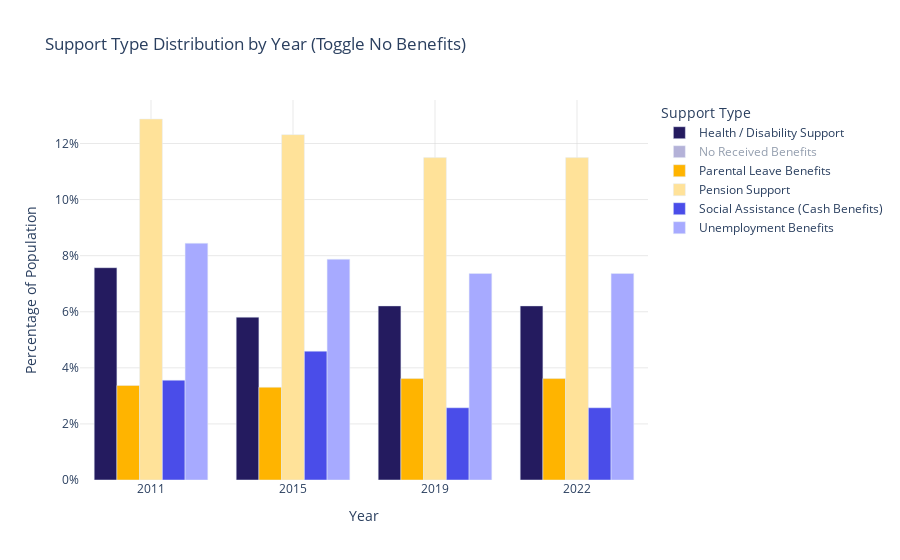

The cell this chart's notebook holds for it:
### Code cell
import plotly.graph_objects as go

# Colors for support types
support_types = df_support_ratio['SupportType'].unique()
color_map = dict(zip(support_types, expanded_colors[:len(support_types)]))

# Initialize figure
fig = go.Figure()

fig.update_xaxes(showgrid=True, gridcolor='lightgrey', gridwidth=0.5)
fig.update_yaxes(showgrid=True, gridcolor='lightgrey', gridwidth=0.5)

for support_type in support_types:
    df_subset = df_support_ratio[df_support_ratio['SupportType'] == support_type]
    
    fig.add_trace(go.Bar(
        x=df_subset['Year'],
        y=df_subset['SupportRatio'],
        name=support_type,
        marker_color=color_map[support_type],
        visible=True if support_type != 'No Received Benefits' else 'legendonly'  # Hide initially
    ))

# Layout tweaks
fig.update_layout(
    barmode='group',
    title='Support Type Distribution by Year (Toggle No Benefits)',
    yaxis_title='Percentage of Population',
    xaxis_title='Year',
    legend_title='Support Type',
    yaxis_tickformat='.0%',
    plot_bgcolor='rgba(0,0,0,0)'
)

fig.show()

### Figure 1 — Plotly figure (JSON) as saved in the notebook; plotly's stock layout.template omitted (floating-point values rounded to 4 significant figures)
{"data": [{"marker": {"color": "#241B5F"}, "name": "Health / Disability Support", "type": "bar", "visible": true, "x": ["2011", "2015", "2019", "2022"], "y": [0.07571, 0.05808, 0.06209, 0.06209]}, {"marker": {"color": "#6A66B2"}, "name": "No Received Benefits", "type": "bar", "visible": "legendonly", "x": ["2011", "2015", "2019", "2022"], "y": [0.6418, 0.661, 0.6873, 0.6873]}, {"marker": {"color": "#FFB400"}, "name": "Parental Leave Benefits", "type": "bar", "visible": true, "x": ["2011", "2015", "2019", "2022"], "y": [0.03371, 0.03308, 0.03617, 0.03617]}, {"marker": {"color": "#FFE299"}, "name": "Pension Support", "type": "bar", "visible": true, "x": ["2011", "2015", "2019", "2022"], "y": [0.1287, 0.1232, 0.115, 0.115]}, {"marker": {"color": "#4A4DE9"}, "name": "Social Assistance (Cash Benefits)", "type": "bar", "visible": true, "x": ["2011", "2015", "2019", "2022"], "y": [0.0356, 0.04596, 0.02576, 0.02576]}, {"marker": {"color": "#A7AAFF"}, "name": "Unemployment Benefits", "type": "bar", "visible": true, "x": ["2011", "2015", "2019", "2022"], "y": [0.08444, 0.07874, 0.07366, 0.07366]}], "layout": {"barmode": "group", "legend": {"title": {"text": "Support Type"}}, "plot_bgcolor": "rgba(0,0,0,0)", "title": {"text": "Support Type Distribution by Year (Toggle No Benefits)"}, "xaxis": {"gridcolor": "lightgrey", "gridwidth": 0.5, "showgrid": true, "title": {"text": "Year"}}, "yaxis": {"gridcolor": "lightgrey", "gridwidth": 0.5, "showgrid": true, "tickformat": ".0%", "title": {"text": "Percentage of Population"}}}}
